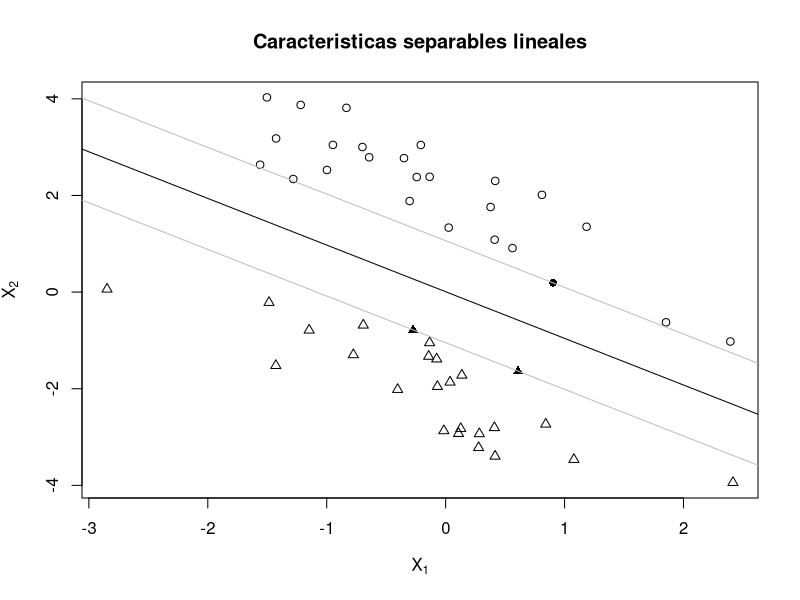

R code for this plot:
require('kernlab')

kfunction <- function(linear = 0, quadratic = 0)
{
  k <- function (x,y)
  {
    linear*sum((x)*(y)) + quadratic*sum((x^2)*(y^2))
  }
  class(k) <- "kernel"
  k
}

n <- 25
a1 <- rnorm(n)
a2 <- 1 - a1 + 2* runif(n)
b1 <- rnorm(n)
b2 <- -1 - b1 - 2*runif(n)
x <- rbind(matrix(cbind(a1, a2), ncol = 2), matrix(cbind(b1, b2), ncol = 2))
y <- matrix(c(rep(1, n), rep(-1, n)))

svp <- ksvm(x,
            y,
            type = "C-svc",
            C = 100, 
            kernel = kfunction(1, 0),
            scaled = c())

plot(range(x[, 1]),
     range(x[, 2]),
     type = 'n',
     xlab = expression(X[1]),
     ylab = expression(X[2]))
title(main = 'Caracteristicas separables lineales')

ymat <- ymatrix(svp)
points(x = x[-SVindex(svp), 1], 
       y = x[-SVindex(svp), 2], 
       pch = ifelse(ymat[-SVindex(svp)] < 0, 2, 1)) # 1: círculo 2: triángulo
points(x = x[SVindex(svp), 1], 
       y = x[SVindex(svp), 2], 
       pch = ifelse(ymat[SVindex(svp)] < 0, 17, 16)) # 16: círculo cerrado 17: triángulo cerrado

# Extraemos el vector w y b del modelo
w <- colSums(coef(svp)[[1]] * x[SVindex(svp), ])
b <- b(svp)

# Dibujamos las líneas
abline(b/w[2], -w[1]/w[2])
abline((b + 1)/w[2], -w[1]/w[2], col = "gray")
abline((b - 1)/w[2], -w[1]/w[2], col = "gray")
